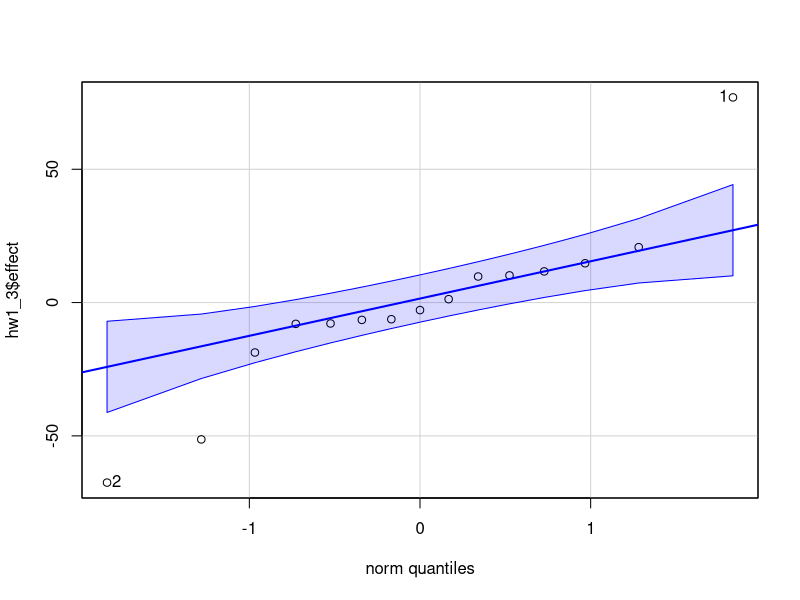
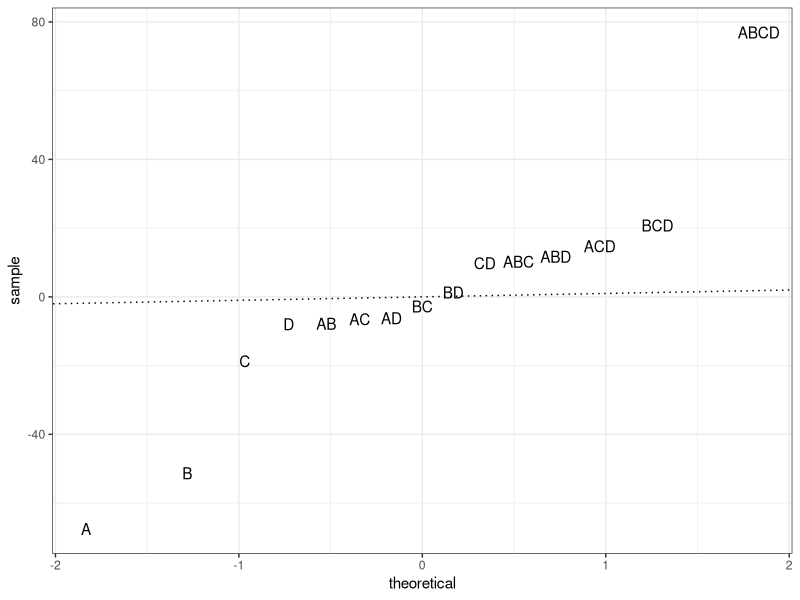

The R script that drew these images, in order:
## ---- chunk 1
library(kableExtra)
library(dplyr)

## ---- chunk 2
five_factor <- tribble(
~effect, ~A, ~B, ~C, ~D, ~E, ~AB, ~AC, ~AD, ~AE, ~BC, ~BD, ~BE, ~CD, ~CE, ~DE, ~ABC, ~ABD, ~ABE, ~ACD, ~ACE, ~ADE, ~BCD, ~BCE, ~BDE, ~CDE, ~ABCD, ~ABCE, ~ABDE, ~ACDE, ~BCDE, ~ABCDE,
"1" , "[-]", "[-]", "[-]", "[-]", "[-]", "[+]", "[+]", "[+]", "[+]", "[+]", "[+]", "[+]", "[+]", "[+]", "[+]", "[-]", "[-]", "[-]", "[-]", "[-]", "[-]", "[-]", "[-]", "[-]", "[-]","[+]","[+]","[+]","[+]","[+]","[-]" ,
"a"   , "[+]", "[-]", "[-]", "[-]", "[-]", "[-]", "[-]", "[-]", "[-]", "[+]", "[+]", "[+]", "[+]", "[+]", "[+]", "[+]", "[+]", "[+]", "[+]", "[+]", "[+]", "[-]", "[-]", "[-]", "[-]","[-]","[-]","[-]","[-]","[+]","[+]" ,
"b"   , "[-]", "[+]", "[-]", "[-]", "[-]", "[-]", "[+]", "[+]", "[+]", "[-]", "[-]", "[-]", "[+]", "[+]", "[+]", "[+]", "[+]", "[+]", "[-]", "[-]", "[-]", "[+]", "[+]", "[+]", "[-]","[-]","[-]","[-]","[+]","[-]","[+]" ,
"ab"  , "[+]", "[+]", "[-]", "[-]", "[-]", "[+]", "[-]", "[-]", "[-]", "[-]", "[-]", "[-]", "[+]", "[+]", "[+]", "[-]", "[-]", "[-]", "[+]", "[+]", "[+]", "[+]", "[+]", "[+]", "[-]","[+]","[+]","[+]","[-]","[-]","[-]" ,
"c"   , "[-]", "[-]", "[+]", "[-]", "[-]", "[+]", "[-]", "[+]", "[+]", "[-]", "[+]", "[+]", "[-]", "[-]", "[+]", "[+]", "[-]", "[-]", "[+]", "[+]", "[-]", "[+]", "[+]", "[-]", "[+]","[-]","[-]","[+]","[-]","[-]","[+]" ,
"ac"  , "[+]", "[-]", "[+]", "[-]", "[-]", "[-]", "[+]", "[-]", "[-]", "[-]", "[+]", "[+]", "[-]", "[-]", "[+]", "[-]", "[+]", "[+]", "[-]", "[-]", "[+]", "[+]", "[+]", "[-]", "[+]","[+]","[+]","[-]","[+]","[-]","[-]" ,
"bc", "[-]", "[+]", "[+]", "[-]", "[-]", "[-]", "[-]", "[+]", "[+]", "[+]", "[-]", "[-]", "[-]", "[-]", "[+]", "[-]", "[+]", "[+]", "[+]", "[+]", "[-]", "[-]", "[-]", "[+]", "[+]","[+]","[+]","[-]","[-]","[+]","[-]" ,
"abc", "[+]", "[+]", "[+]", "[-]", "[-]", "[+]", "[+]", "[-]", "[-]", "[+]", "[-]", "[-]", "[-]", "[-]", "[+]", "[+]", "[-]", "[-]", "[-]", "[-]", "[+]", "[-]", "[-]", "[+]", "[+]","[-]","[-]","[+]","[+]","[+]","[+]" ,
"d" , "[-]", "[-]", "[-]", "[+]", "[-]", "[+]", "[+]", "[-]", "[+]", "[+]", "[-]", "[+]", "[-]", "[+]", "[-]", "[-]", "[+]", "[-]", "[+]", "[-]", "[+]", "[+]", "[-]", "[+]", "[+]","[-]","[+]","[-]","[-]","[-]","[+]" ,
"ad", "[+]", "[-]", "[-]", "[+]", "[-]", "[-]", "[-]", "[+]", "[-]", "[+]", "[-]", "[+]", "[-]", "[+]", "[-]", "[+]", "[-]", "[+]", "[-]", "[+]", "[-]", "[+]", "[-]", "[+]", "[+]","[+]","[-]","[+]","[+]","[-]","[-]" ,
"bd", "[-]", "[+]", "[-]", "[+]", "[-]", "[-]", "[+]", "[-]", "[+]", "[-]", "[+]", "[-]", "[-]", "[+]", "[-]", "[+]", "[-]", "[+]", "[+]", "[-]", "[+]", "[-]", "[+]", "[-]", "[+]","[+]","[-]","[+]","[-]","[+]","[-]" ,
"cd", "[-]", "[-]", "[+]", "[+]", "[-]", "[+]", "[-]", "[-]", "[+]", "[-]", "[-]", "[+]", "[+]", "[-]", "[-]", "[+]", "[+]", "[-]", "[-]", "[+]", "[+]", "[-]", "[+]", "[+]", "[-]","[+]","[-]","[-]","[+]","[+]","[-]" ,
"abd", "[+]", "[+]", "[-]", "[+]", "[-]", "[+]", "[-]", "[+]", "[-]", "[-]", "[+]", "[-]", "[-]", "[+]", "[-]", "[-]", "[+]", "[-]", "[-]", "[+]", "[-]", "[-]", "[+]", "[-]", "[+]","[-]","[+]","[-]","[+]","[+]","[+]" ,
"acd", "[+]", "[-]", "[+]", "[+]", "[-]", "[-]", "[+]", "[+]", "[-]", "[-]", "[-]", "[+]", "[+]", "[-]", "[-]", "[-]", "[-]", "[+]", "[+]", "[-]", "[-]", "[-]", "[+]", "[+]", "[-]","[-]","[+]","[+]","[-]","[+]","[+]" ,
"bcd", "[-]", "[+]", "[+]", "[+]", "[-]", "[-]", "[-]", "[-]", "[+]", "[+]", "[+]", "[-]", "[+]", "[-]", "[-]", "[-]", "[-]", "[+]", "[-]", "[+]", "[+]", "[+]", "[-]", "[-]", "[-]","[-]","[+]","[+]","[+]","[-]","[+]" ,
"abcd" , "[+]", "[+]", "[+]", "[+]", "[-]", "[+]", "[+]", "[+]", "[-]", "[+]", "[+]", "[-]", "[+]", "[-]", "[-]", "[+]", "[+]", "[-]", "[+]", "[-]", "[-]", "[+]", "[-]", "[-]", "[-]","[+]","[-]","[-]","[-]","[-]","[-]" ,
"e" , "[-]", "[-]", "[-]", "[-]", "[+]", "[+]", "[+]", "[+]", "[-]", "[+]", "[+]", "[-]", "[+]", "[-]", "[-]", "[-]", "[-]", "[+]", "[-]", "[+]", "[+]", "[-]", "[+]", "[+]", "[+]","[+]","[-]","[-]","[-]","[-]","[+]" ,
"ae", "[+]", "[-]", "[-]", "[-]", "[+]", "[-]", "[-]", "[-]", "[+]", "[+]", "[+]", "[-]", "[+]", "[-]", "[-]", "[+]", "[+]", "[-]", "[+]", "[-]", "[-]", "[-]", "[+]", "[+]", "[+]","[-]","[+]","[+]","[+]","[-]","[-]" ,
"be", "[-]", "[+]", "[-]", "[-]", "[+]", "[-]", "[+]", "[+]", "[-]", "[-]", "[-]", "[+]", "[+]", "[-]", "[-]", "[+]", "[+]", "[-]", "[-]", "[+]", "[+]", "[+]", "[-]", "[-]", "[+]","[-]","[+]","[+]","[-]","[+]","[-]" ,
"ce", "[-]", "[-]", "[+]", "[-]", "[+]", "[+]", "[-]", "[+]", "[-]", "[-]", "[+]", "[-]", "[-]", "[+]", "[-]", "[+]", "[-]", "[+]", "[+]", "[-]", "[+]", "[+]", "[-]", "[+]", "[-]","[-]","[+]","[-]","[+]","[+]","[-]" ,
"de", "[-]", "[-]", "[-]", "[+]", "[+]", "[+]", "[+]", "[-]", "[-]", "[+]", "[-]", "[-]", "[-]", "[-]", "[+]", "[-]", "[+]", "[+]", "[+]", "[+]", "[-]", "[+]", "[+]", "[-]", "[-]","[-]","[-]","[+]","[+]","[+]","[-]" ,
"abe", "[+]", "[+]", "[-]", "[-]", "[+]", "[+]", "[-]", "[-]", "[+]", "[-]", "[-]", "[+]", "[+]", "[-]", "[-]", "[-]", "[-]", "[+]", "[+]", "[-]", "[-]", "[+]", "[-]", "[-]", "[+]","[+]","[-]","[-]","[+]","[+]","[+]" ,
"ace", "[+]", "[-]", "[+]", "[-]", "[+]", "[-]", "[+]", "[-]", "[+]", "[-]", "[+]", "[-]", "[-]", "[+]", "[-]", "[-]", "[+]", "[-]", "[-]", "[+]", "[-]", "[+]", "[-]", "[+]", "[-]","[+]","[-]","[+]","[-]","[+]","[+]" ,
"ade", "[+]", "[-]", "[-]", "[+]", "[+]", "[-]", "[-]", "[+]", "[+]", "[+]", "[-]", "[-]", "[-]", "[-]", "[+]", "[+]", "[-]", "[-]", "[-]", "[-]", "[+]", "[+]", "[+]", "[-]", "[-]","[+]","[+]","[-]","[-]","[+]","[+]" ,
"bce", "[-]", "[+]", "[+]", "[-]", "[+]", "[-]", "[-]", "[+]", "[-]", "[+]", "[-]", "[+]", "[-]", "[+]", "[-]", "[-]", "[+]", "[-]", "[+]", "[-]", "[+]", "[-]", "[+]", "[-]", "[-]","[+]","[-]","[+]","[+]","[-]","[+]" ,
"bde", "[-]", "[+]", "[-]", "[+]", "[+]", "[-]", "[+]", "[-]", "[-]", "[-]", "[+]", "[+]", "[-]", "[-]", "[+]", "[+]", "[-]", "[-]", "[+]", "[+]", "[-]", "[-]", "[-]", "[+]", "[-]","[+]","[+]","[-]","[+]","[-]","[+]" ,
"cde", "[-]", "[-]", "[+]", "[+]", "[+]", "[+]", "[-]", "[-]", "[-]", "[-]", "[-]", "[-]", "[+]", "[+]", "[+]", "[+]", "[+]", "[+]", "[-]", "[-]", "[-]", "[-]", "[-]", "[-]", "[+]","[+]","[+]","[+]","[-]","[-]","[+]" ,
"abce" , "[+]", "[+]", "[+]", "[-]", "[+]", "[+]", "[+]", "[-]", "[+]", "[+]", "[-]", "[+]", "[-]", "[+]", "[-]", "[+]", "[-]", "[+]", "[-]", "[+]", "[-]", "[-]", "[+]", "[-]", "[-]","[-]","[+]","[-]","[-]","[-]","[-]" ,
"abde" , "[+]", "[+]", "[-]", "[+]", "[+]", "[+]", "[-]", "[+]", "[+]", "[-]", "[+]", "[+]", "[-]", "[-]", "[+]", "[-]", "[+]", "[+]", "[-]", "[-]", "[+]", "[-]", "[-]", "[+]", "[-]","[-]","[-]","[+]","[-]","[-]","[-]" ,
"acde" , "[+]", "[-]", "[+]", "[+]", "[+]", "[-]", "[+]", "[+]", "[+]", "[-]", "[-]", "[-]", "[+]", "[+]", "[+]", "[-]", "[-]", "[-]", "[+]", "[+]", "[+]", "[-]", "[-]", "[-]", "[+]","[-]","[-]","[-]","[+]","[-]","[-]" ,
"bcde" , "[-]", "[+]", "[+]", "[+]", "[+]", "[-]", "[-]", "[-]", "[-]", "[+]", "[+]", "[+]", "[+]", "[+]", "[+]", "[-]", "[-]", "[-]", "[-]", "[-]", "[-]", "[+]", "[+]", "[+]", "[+]","[-]","[-]","[-]","[-]","[+]","[-]" ,
"abcde", "[+]", "[+]", "[+]", "[+]", "[+]", "[+]", "[+]", "[+]", "[+]", "[+]", "[+]", "[+]", "[+]", "[+]", "[+]", "[+]", "[+]", "[+]", "[+]", "[+]", "[+]", "[+]", "[+]", "[+]", "[+]","[+]","[+]","[+]","[+]","[+]","[+]"
)

five_factor%>%mutate(ABCD=cell_spec(ABCD,background=ifelse(ABCD=="[-]","#EAFAF1","#f9ece9")))%>%kable(,"html",escape = F) %>%kable_styling("striped", full_width = F)

## ---- chunk 3
hw1_3 <- tribble(~factors, ~effect, "A",76.95, "B", -67.52,"C",-7.84, "D",-18.73, "AB", -51.32, "AC", 11.69, "AD",9.78, "BC", 20.78, "BD", 14.74, "CD", 1.27, "ABC", -2.82, "ABD", -6.5, "ACD",10.2, "BCD",-7.98, "ABCD",-6.25)
car::qqPlot(hw1_3$effect)

library(ggplot2)
hw1_3_qq<-ggplot(hw1_3, aes(sample = effect),label=factor) + stat_qq()
hw1_3_new<-ggplot_build(hw1_3_qq)$data[[1]]
# hw1_3_new$name<-hw1_3_new$name[order(hw1_3$factors)]
hw1_3_new%>%mutate(name=hw1_3$factors)%>%
ggplot(aes(theoretical,sample,label=name))+geom_text()+ geom_abline(linetype = "dotted") + theme_bw()
